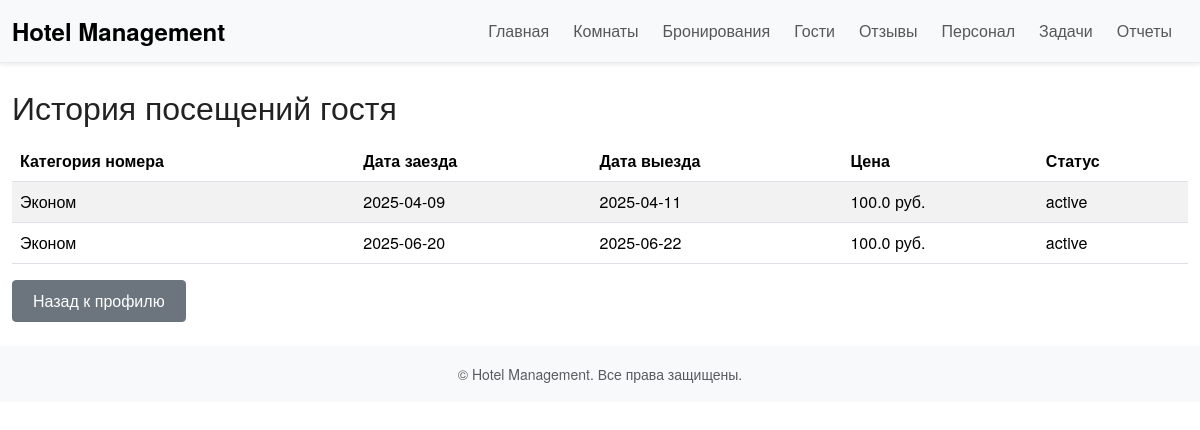
/guests/1/history, run on the app's committed database.
### tables this page shows
CREATE TABLE bookings (
            id INTEGER PRIMARY KEY AUTOINCREMENT,
            guest_id INTEGER,
            room_id INTEGER,
            start_date TEXT,
            end_date TEXT,
            status TEXT DEFAULT 'active',  -- active, cancelled, completed
            FOREIGN KEY (room_id) REFERENCES rooms(id)
        );

CREATE TABLE rooms (
            id INTEGER PRIMARY KEY AUTOINCREMENT,
            type TEXT NOT NULL,
            capacity INTEGER,
            amenities TEXT,
            price REAL,
            photo TEXT,           -- путь к файлу фотографии
            available INTEGER DEFAULT 1
        );

### app.py (the view)
@app.route('/guests/<int:guest_id>/history')
def guest_history(guest_id):
    conn = get_db_connection()
    history = conn.execute('''
        SELECT bookings.start_date, bookings.end_date, bookings.status, rooms.type, rooms.price
        FROM bookings
        JOIN rooms ON bookings.room_id = rooms.id
        WHERE bookings.guest_id = ?
    ''', (guest_id,)).fetchall()
    conn.close()
    return render_template('guest_history.html', history=history, guest_id=guest_id)

### app.py (called while the page is built)
def get_db_connection():
    conn = sqlite3.connect(DATABASE)
    conn.row_factory = sqlite3.Row  # позволит обращаться по именам столбцов
    return conn

### templates/guest_history.html (shortened to what this page needs)
{% extends 'base.html' %}
{% block content %}
<h2>История посещений гостя</h2>
{% if history %}
  <table class="table table-striped">
    <thead>
      <tr>
        <th>Категория номера</th>
        <th>Дата заезда</th>
        <th>Дата выезда</th>
        <th>Цена</th>
        <th>Статус</th>
      </tr>
    </thead>
    <tbody>
      {% for entry in history %}
      <tr>
        <td>{{ entry['type'] }}</td>
        <td>{{ entry['start_date'] }}</td>
        <td>{{ entry['end_date'] }}</td>
        <td>{{ entry['price'] }} руб.</td>
        <td>{{ entry['status'] }}</td>
      </tr>
      {% endfor %}
    </tbody>
  </table>
{% else %}
  <p class="text-muted">История посещений отсутствует.</p>
{% endif %}
<a href="{{ url_for('guest_profile', guest_id=guest_id) }}" class="btn btn-secondary">Назад к профилю</a>
{% endblock %}

### static/css/style.css (style rules this page uses)
html, body { background-color: #ffffff; color: #333333; font-family: 'Helvetica Neue', Arial, sans-serif; margin: 0; padding: 0; }
h1, h2, h3, h4, h5, h6 { font-weight: 300; color: #222222; margin-bottom: 1rem; }
.btn { border-radius: 0.25rem; padding: 0.5rem 1.25rem; }

### data on the page
bookings: type "Эконом", start_date "2025-04-09", end_date "2025-04-11", price "100.0", status "active"
bookings: type "Эконом", start_date "2025-06-20", end_date "2025-06-22", price "100.0", status "active"
